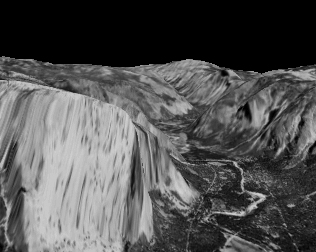
#> input picture ps5/input/DataSeq1/yos_img_01.jpg, 316 x 252 px, found by its file name
$ python ps5_2.py   (Python 2 division)
#> lines starting #> are read from the running program, lines starting #| are printed output that depends on the picture
#> further down, original_img is the input picture: shape (252, 316); min 0, max 211, mean 83.1
### ps5/pyramids.py
import numpy as np
import cv2
from scipy import signal

def generate_wkernel(a):
    w_vec = np.array([0.25 - a/2, 0.25, a, 0.25, 0.25 - a/2], dtype=np.float32)
    w_kernel = np.outer(w_vec.T, w_vec)
    return w_kernel

def reduce(img):
    w = generate_wkernel(0.4)
    filtered_img = signal.convolve2d(img, w, mode='same', boundary='symm')
    reduced_img = filtered_img[0:-1:2,0:-1:2]
    return reduced_img

def expand(img):
    width = img.shape[1]
    height = img.shape[0]
    expanded_img = np.zeros((2 * height - 1, 2 * width - 1))
    w_kernel = generate_wkernel(0.4)
    for i in range(2 * height - 1):
        for j in range(2 * width - 1):
            wsum = 0
            for m in range(-2, 3):
                for n in range(-2, 3):
                    if (i - m) % 2 != 0 or (j - n) % 2 != 0:
                        continue
                    r = 0
                    c = 0
                    if i - m >= 0 and i - m < 2 * height - 1:
                        r = (i - m) / 2
                    elif i - m < 0:
                        r = 0
                    else:
                        r = height - 1

                    if j - n >= 0 and j - n < 2 * width - 1:
                        c = (j - n) / 2
                    elif j - n < 0:
                        c = 0
                    else:
                        c = width - 1

                    wsum += w_kernel[m + 2, n + 2] * img[r, c]
            expanded_img[i, j] = 4 * wsum

    return expanded_img

def gaussian_pyramids_gen(img, n):

#> called with n = 4
    pyramids_lst = []
    last_layer = img
    pyramids_lst.append(last_layer)

    for i in range(n - 1):
        last_layer = reduce(last_layer)
        pyramids_lst.append(last_layer)
#> this loop made 3 passes
#> pass 1, in reduce, `reduced_img = filtered_img[0:-1:2,0:-1:2]`:
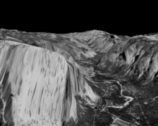
#> reduced_img: shape (126, 158) float32; min 0, max 204.5, mean 83
#> after the loop:
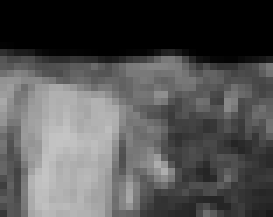
#> last_layer: shape (31, 39) float32 (shown 7 times larger); min 0, max 196.4, mean 82.3
#> after the loop, pyramids_lst = 4 items

    return pyramids_lst

def laplacian_pyramids_gen(gau_pyramids_lst):
    lap_pyramids_lst = []
    original_img = gau_pyramids_lst[0]
    lap_pyramids_lst.append(original_img)
    last_expanded_img = original_img

    for i in range(1, len(gau_pyramids_lst)):
        cur_gau_img = gau_pyramids_lst[i]
        for j in range(0, i):
            cur_gau_img = expand(cur_gau_img)

        resized_img = last_expanded_img[0:cur_gau_img.shape[0], 0:cur_gau_img.shape[1]]
        cur_lap_img = cv2.subtract(resized_img, cur_gau_img.astype(np.uint8))
        lap_pyramids_lst.append(cur_lap_img)
        last_expanded_img = cur_gau_img.astype(np.uint8)

    return lap_pyramids_lst

### ps5/ps5_2.py
import numpy as np
import cv2
import os
import pyramids

original_img = cv2.imread(os.path.join('input\\DataSeq1', 'yos_img_01.jpg'),0)
pyramids_lst = pyramids.gaussian_pyramids_gen(original_img, 4)
#> pyramids_lst = 4 items

combined_img = pyramids_lst[0]
for i in range(1,len(pyramids_lst)):
    pad_img = np.zeros(pyramids_lst[0].shape, dtype=np.uint8)
    cur_layer = pyramids_lst[i]
    pad_img[0:cur_layer.shape[0], 0:cur_layer.shape[1]] = cur_layer
    combined_img = np.concatenate((combined_img, pad_img), axis=1)
#> this loop made 3 passes
#> pass 1, `combined_img = np.concatenate((combined_img, pad_img), axis=1)`:
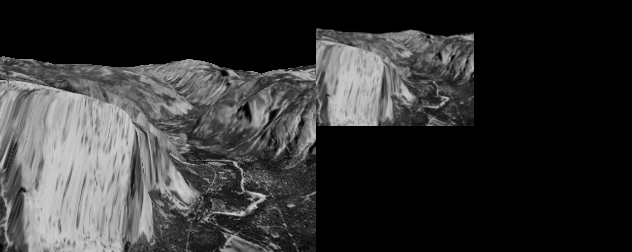
#> combined_img: shape (252, 632); min 0, max 211, mean 51.9
#> after the loop:
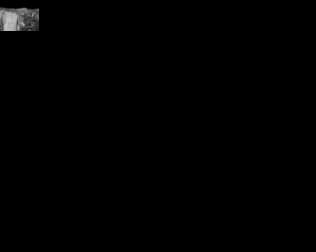
#> pad_img: shape (252, 316); min 0, max 196, mean 1.2

cv2.imwrite(os.path.join('output', 'ps5-2-a-1.png'), combined_img)


lap_pyramids = pyramids.laplacian_pyramids_gen(pyramids_lst)
#> the loop in laplacian_pyramids_gen, `for i in range(1, len(gau_pyramids_lst)):` made 3 passes
#> pass 1, in laplacian_pyramids_gen, `cur_lap_img = cv2.subtract(resized_img, cur_gau_img.astype(np.uint8))`:
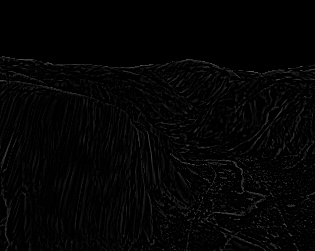
#> cur_lap_img: shape (251, 315); min 0, max 86, mean 4.1
#> after the loop in laplacian_pyramids_gen, `for i in range(1, len(gau_pyramids_lst)):`:
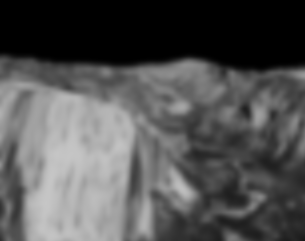
#> resized_img: shape (241, 305); min 0, max 198, mean 83.2
#> lap_pyramids = 4 items
lap_combined_img = lap_pyramids[0]

for i in range(1,len(lap_pyramids)):
    pad_img = np.zeros(lap_pyramids[0].shape, dtype=np.uint8)
    cur_layer = lap_pyramids[i]
    pad_img[0:cur_layer.shape[0], 0:cur_layer.shape[1]] = cur_layer
    lap_combined_img = np.concatenate((lap_combined_img, pad_img), axis=1)
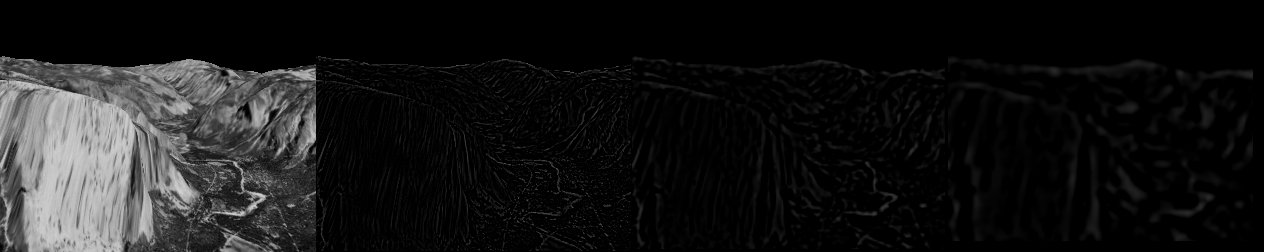
#> lap_combined_img: shape (252, 1264); min 0, max 211, mean 23.2

cv2.imwrite(os.path.join('output', 'ps5-2-b-1.png'), lap_combined_img)
